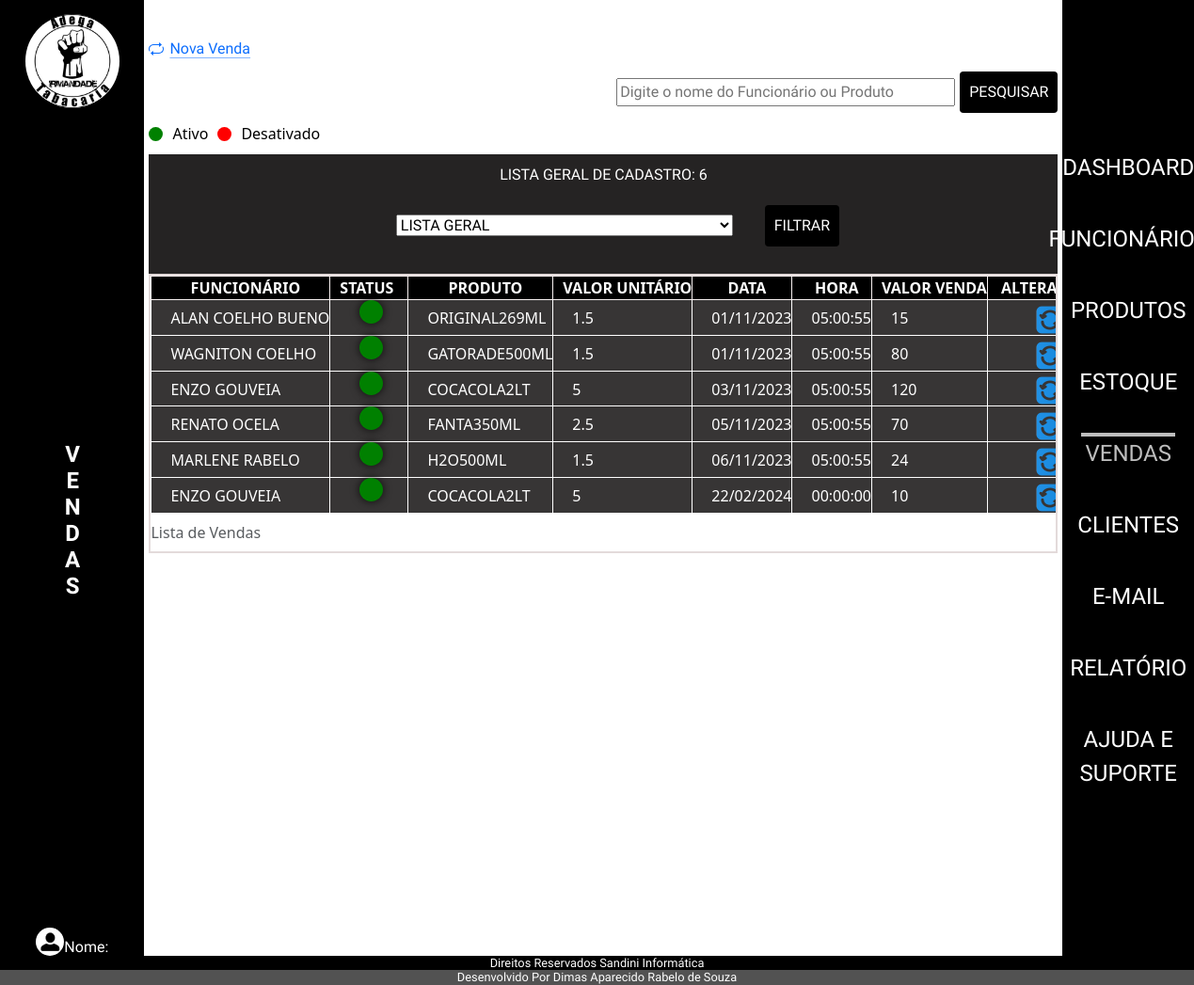
The app's page /admin/index.php?p=vendas with its own data.
### tables this page shows
CREATE TABLE `tblvendas` (
  `idVenda` int(11) NOT NULL,
  `dataVenda` date DEFAULT curdate(),
  `horaVenda` time NOT NULL,
  `statusVenda` varchar(10) DEFAULT NULL,
  `valorTotalVenda` double(10,2) NOT NULL,
  `idFuncionario` int(11) NOT NULL,
  `idProduto` int(11) NOT NULL
);

CREATE TABLE `tblfuncionarios` (
  `idFuncionario` int(11) NOT NULL,
  `nomeFuncionario` varchar(50) NOT NULL,
  `altFuncionario` varchar(50) NOT NULL,
  `cargoFuncionario` varchar(20) NOT NULL,
  `dataNascFuncionario` date NOT NULL,
  `emailFuncionario` varchar(80) NOT NULL,
  `senhaFuncionario` varchar(20) NOT NULL,
  `nivelFuncionario` varchar(15) NOT NULL,
  `dataAdmissaoFuncionario` date NOT NULL,
  `enderecoFuncionario` varchar(50) NOT NULL,
  `telFuncionario` varchar(15) NOT NULL,
  `cepFuncionario` varchar(10) NOT NULL,
  `statusFuncionario` varchar(10) NOT NULL,
  `fotoFuncionario` varchar(100) DEFAULT NULL,
  `linkFaceFuncionario` varchar(150) NOT NULL,
  `linkInstaFuncionario` varchar(150) NOT NULL,
  `linkWhatsFuncionario` varchar(150) NOT NULL
);

CREATE TABLE `tblprodutos` (
  `idProduto` int(11) NOT NULL,
  `nomeProduto` varchar(255) NOT NULL,
  `descricaoProduto` varchar(50) NOT NULL,
  `categoriaProduto` varchar(50) NOT NULL,
  `statusProduto` varchar(255) DEFAULT 'Ativo',
  `precoCompraProduto` double(10,2) NOT NULL,
  `precoVendaProduto` double(10,2) NOT NULL,
  `fornecedorProduto` varchar(20) NOT NULL,
  `dataReceProduto` date DEFAULT curdate(),
  `horaProduto` time DEFAULT curtime()
);

### admin/class/vendas.php (called while the page is built, shortened)
<?php
class VendasClass
{
    public function listarVendasAtivas()
{
    $sql = "SELECT
                v.idVenda,
                v.statusVenda,
                v.valorTotalVenda,
                v.horaVenda,
                v.dataVenda,
                f.nomeFuncionario,
                p.nomeProduto,
                p.precoCompraProduto
            FROM
                tblvendas v
            INNER JOIN
                tblfuncionarios f ON v.idFuncionario = f.idFuncionario
            INNER JOIN
                tblprodutos p ON v.idProduto = p.idProduto
            WHERE
                v.statusVenda = 'ATIVO'";
    $conn = Conexao::LigarConexao();
    $resultado = $conn->query($sql);
    $lista = $resultado->fetchAll();
    return $lista;
}
    public function listarVendasDesativadas()
    {
        $sql = "SELECT
        v.idVenda,
        v.statusVenda,
        v.valorTotalVenda,
        v.horaVenda,
        v.dataVenda,
        f.nomeFuncionario,
        p.nomeProduto,
        p.precoCompraProduto
    FROM
        tblvendas v
    INNER JOIN
        tblfuncionarios f ON v.idFuncionario = f.idFuncionario
    INNER JOIN
        tblprodutos p ON v.idProduto = p.idProduto
    WHERE
        v.statusVenda = 'DESATIVADO'";
        $conn = Conexao::LigarConexao();
        $resultado = $conn->query($sql);
        $lista = $resultado->fetchAll();
        return $lista;
    }
}

### admin/vendas/listar.php (the view, shortened to what this page needs)
<?php
require_once('class/vendas.php');
$venda = new VendasClass();
$listaAtivos = $venda->listarVendasAtivas();
$listaDesativados = $venda->listarVendasDesativadas();
$listaFiltrada = array_merge($listaAtivos, $listaDesativados);
$statusFiltrar = '';
$totalCadastrados = count($listaFiltrada);
$totalAtivos = count($listaAtivos);
$totalDesativados = count($listaDesativados);
?>
<div>
    <a class="icon-link icon-link-hover" style="--bs-icon-link-transform: translate3d(0, -.125rem, 0);" href="index.php?p=vendas&v=cadastrar">
        Nova Venda
    </a>
</div>
<div>
    <form class="CampoPes" action="" method="POST">
        <input type="text" id="searchInput" name="searchInput" placeholder="Digite o nome do Funcionário ou Produto">
        <button type="submit">Pesquisar</button>
    </form>
</div>
<?php if (empty($statusFiltrar) || $statusFiltrar === 'LISTA GERAL') : ?>
    <div class="legenda-status">
        <div class="bolinha verde"></div>
        <span>Ativo</span>
        <div class="bolinha vermelha"></div>
        <span>Desativado</span>
    </div>
<?php endif; ?>
<form class="formStatus" action="" method="POST">
    <div>
        <select class="seleAtual" aria-label="Default select example" name="statusVenda">
            <option value="" <?php echo empty($statusFiltrar) ? 'selected' : 'LISTA GERAL'; ?>>LISTA GERAL</option>
        </select>
        <button type="submit">Filtrar</button>
    </div>
    <div>
        <?php if ($statusFiltrar === 'ATIVO') : ?>
            <p class="total">Total de ativos: <?php echo $totalAtivos; ?></p>
        <?php elseif ($statusFiltrar === 'DESATIVADO') : ?>
            <p class="total">Total de desativados: <?php echo $totalDesativados; ?></p>
        <?php else : ?>
            <p class="total">Lista Geral de Cadastro: <?php echo $totalCadastrados; ?></p>
        <?php endif; ?>
    </div>
</form>
<div class="table-container" id="arrastarMouse">
    <div>
        <table>
            <caption>Lista de Vendas</caption>
            <thead>
                <tr>
                <th>Funcionário</th>
                <?php if (empty($statusFiltrar) || $statusFiltrar === 'LISTA GERAL') : ?>
                        <th class="spanstatus" >Status</th>
                    <?php endif; ?>
                    <th>Produto</th>
                    <th>Valor Unitário</th>
                    <th>Data</th>
                    <th>Hora</th>
                    <th>Valor Venda</th>
                    <?php if ($statusFiltrar !== 'DESATIVADO') : ?>
                        <th>Alterar ou Desativar</th>
                    <?php endif; ?>
                </tr>
            </thead>
            <tbody>
                <?php foreach ($listaFiltrada as $linha) : ?>
                    <?php if (empty($statusFiltrar) || $linha['statusVenda'] === $statusFiltrar) : ?>
                        <tr>
                        <td><?php echo $linha['nomeFuncionario'] ?></td>
                        <?php if (empty($statusFiltrar) || $statusFiltrar === 'LISTA GERAL') : ?>
                                <td class="spanstatus">
                                    <?php if ($linha['statusVenda'] === 'ATIVO') : ?>
                                        <span class="status-span active-status"></span>
                                    <?php else : ?>
                                        <span class="status-span inactive-status"></span>
                                    <?php endif; ?>
                                </td>
                            <?php endif; ?>
                            <td><?php echo $linha['nomeProduto'] ?></td>
                            <td><?php echo $linha['precoCompraProduto'] ?></td>
                            <td><?php echo date('d/m/Y', strtotime($linha['dataVenda'])) ?></td>
                            <td><?php echo $linha['horaVenda'] ?></td>
                            <td><?php echo $linha['valorTotalVenda'] ?></td>
                            <?php if ($statusFiltrar !== 'DESATIVADO') : ?>
                                <td class="btngrudsicone">
                                    <a href="index.php?p=vendas&v=atualizar&id=<?php echo $linha['idVenda'] ?>">
                                       <img src="./img/setas-flechas.png" alt="">
                                    </a>
                                </td>
                            <?php endif; ?>
                        </tr>
                    <?php endif; ?>
                <?php endforeach; ?>
            </tbody>
        </table>
    </div>
</div>

### admin/index.php (shortened to what this page needs)
<?php
$pagina = @$_GET['p'];
?>
<!DOCTYPE html>
<html lang="pt-BR">
<head>
    <link rel="stylesheet" href="../src/css/reset.css">
    <link rel="stylesheet" href="https://cdnjs.cloudflare.com/ajax/libs/animate.css/4.1.1/animate.min.css">
    <link rel="stylesheet" href="https://cdn.jsdelivr.net/npm/bootstrap@5.3.2/dist/css/bootstrap.min.css">
    <link rel="stylesheet" href="./css/estilo.css">
</head>
<body>
    <main>
        <section class="topoEsquerda">
            <h1>
                <img src="img/logoadega.png" alt=" imagem da logo">
            </h1>
            <?php
            if ($pagina == '') {
                $texto = '';
            } else {
                $texto = '' . $pagina;
            }
            echo '<h2 class="vertical-text">';
            for ($i = 0; $i < strlen($texto); $i++) {
                echo '<span>' . $texto[$i] . '</span>';
            }
            echo '</h2>';
            ?>
            <div class="divlogin">
                <img class="btnlogin" src="img/btnuser.png" alt="imagem btn Usuario">
                <h2 class="name">Nome:</h2>
            </div>
        </section>
        <div class="box">
            <?php
            switch ($pagina) {
                case 'vendas':
                    require_once('vendas/vendas.php');
                    break;
            }
            ?>
        </div>
        <div class="menu">
        <?php
        $pagina = @$_GET['p'];
        ?>
            <nav>
                <ul>
                    <li><a href="index.php?p=dashboard" class="<?= ($pagina == 'dashboard' || $pagina == '') ? 'menuAtivo' : ''; ?>"> Dashboard </a></li>
                    <li><a href="index.php?p=funcionarios" class="<?= ($pagina == 'funcionarios') ? 'menuAtivo' : ''; ?>"> Funcionários </a></li>
                    <li><a href="index.php?p=produtos" class="<?= ($pagina == 'produtos') ? 'menuAtivo' : ''; ?>"> Produtos </a></li>
                    <li><a href="index.php?p=estoque" class="<?= ($pagina == 'estoque') ? 'menuAtivo' : ''; ?>"> Estoque </a></li>
                    <li><a href="index.php?p=vendas" class="<?= ($pagina == 'vendas') ? 'menuAtivo' : ''; ?>"> Vendas </a></li>
                    <li><a href="index.php?p=clientes" class="<?= ($pagina == 'clientes') ? 'menuAtivo' : ''; ?>"> Clientes </a></li>
                    <li><a href="index.php?p=contato" class="<?= ($pagina == 'contato') ? 'menuAtivo' : ''; ?>"> E-mail </a></li>
                    <li><a href="index.php?p=relatorio" class="<?= ($pagina == 'relatorio') ? 'menuAtivo' : ''; ?>"> Relatório </a></li>
                    <li><a href="index.php?p=ajuda%20e%20suporte" class="<?= ($pagina == 'ajuda e suporte') ? 'menuAtivo' : ''; ?>"> Ajuda e Suporte </a></li>
                </ul>
            </nav>
        </div>
    </main>
    <footer class="rodape">
        <h2>Direitos Reservados Sandini Informática</h2>
        <h2 class="h2d">Desenvolvido Por Dimas Aparecido Rabelo de Souza</h2>
    </footer>
</body>

### admin/vendas/vendas.php
<?php
$pagina = @$_GET['v'];
if ($pagina == NULL) {
    require_once ('listar.php');
}else {
    if($pagina == 'cadastrar') { require_once('cadastrar.php');}
    if($pagina ==  'atualizar') { require_once('atualizar.php');}
    if($pagina == 'desativar' ) { require_once('desativar.php');}
    if($pagina == 'ativar' ) { require_once('ativar.php');}
}

### admin/css/estilo.css (style rules this page uses)
* a, h1, h2, h3, h4 { font-family: 'Secular One'; font-size: 16px; text-align: center; margin: 0; padding: 0; box-sizing: border-box; }
body { display: flex; flex-direction: column; min-height: 100vh; color: #ffffff; }
.vertical-text { writing-mode: vertical-lr; text-orientation: upright; white-space: nowrap; display: inline-block; font-family: 'Secular One'; font-size: 1.5em; font-weight: bold; text-transform: uppercase; }
h1 { width: 80%; margin-top: 10px }
h1 img { width: 70%; border-radius: 50%; }
.divlogin { width: 50%; display: flex; justify-content: space-around; align-items: flex-end; }
.btnlogin { width: 30px; border-radius: 50%; }
.topoEsquerda { background: #000000; display: flex; flex-direction: column; width: 200px; justify-content: space-between; align-items: center; }
main { width: 100%; flex: 1; display: flex; }
.menu { display: flex; background: #000000; color: #ffffff; text-align: center; margin: 0 auto; width: 11%; align-items: center; flex-direction: column; }
ul { padding: 140px 20px; }
ul li { padding: 20px 20px; }
nav ul li a { color: #ffffff; text-decoration: none; font-size: 1.5em; text-transform: uppercase; }
.menuAtivo { color: #bdbdbd !important; border-top: solid 4px #bdbdbd; padding: 4px; }
.box { width: 100%; min-height: 400px; overflow: auto; box-sizing: border-box; padding: 40px 5px; color: #000000; }
.rodape { width: 100%; }
.rodape h2 { background: #000000; margin-bottom: 0; font-size: 0.8em; }
.rodape .h2d { background: #525252; }
.table-container { max-height: 800px; overflow-y: auto; overflow-x: auto; border: 2px solid #e3dada; text-align: justify; white-space: nowrap; cursor: grab; }
table { width: 100%; border-collapse: collapse; border: 1px solid #f8f1f1; }
td { background: #373535; border: 1px solid #fff; color: #fff; text-indent: 20px; text-transform: uppercase; width: 100%; }
th { border: 1px solid #f8f1f1; text-align: center; font-size: 1.0em; font-weight: bold; text-transform: uppercase; text-indent: 10px; background: #000000; color: #ffffff; }
h1 { text-align: center; background: #000000; width: 100%; padding: 5px 5px; text-transform: uppercase; }
form { display: flex; flex-direction: column; align-items: center; background: #252323; width: 100%; font-family: 'Secular One'; text-transform: uppercase; }
input { margin: 5px 5px; width: 360px; }
select { margin: 30px; }
button { margin: 10px 0; padding: 10px; background-color: #000000; color: #fff; border: none; border-radius: 4px; text-transform: uppercase; }
.seleAtual { width: 358px; }
.total { color: #ffffff; font-size: 1.0em; margin-bottom: 0; }
.formStatus { display: flex; flex-direction: column-reverse; justify-content: space-around; padding: 10px; }
.CampoPes { display: flex; justify-content: flex-end; flex-direction: row; background: none; }
.btngrudsicone img { margin-right: 30px; margin-left: 30px; }
.spanstatus { text-align: center; padding-right: 15px; }
.status-span { display: inline-block; width: 25px; height: 25px; border-radius: 50%; box-shadow: 0 0 10px rgba(0, 0, 0, 0.8); }
.active-status { background-color: green; animation: pulse 1s infinite alternate; padding: 5px 5px; }
.legenda-status { display: flex; align-items: center; gap: 10px; margin-bottom: 10px; }
.bolinha { width: 15px; height: 15px; border-radius: 50%; }
.verde { background-color: green; }
.vermelha { background-color: red; }

### records on screen
tblvendas: idFuncionario.nomeFuncionario "ALAN COELHO BUENO", statusVenda "ATIVO" (drawn), idProduto.nomeProduto "ORIGINAL269ML", idProduto.precoCompraProduto "1.5", dataVenda "01/11/2023", horaVenda "05:00:55", valorTotalVenda "15"
tblvendas: idFuncionario.nomeFuncionario "WAGNITON COELHO", statusVenda "ATIVO" (drawn), idProduto.nomeProduto "GATORADE500ML", idProduto.precoCompraProduto "1.5", dataVenda "01/11/2023", horaVenda "05:00:55", valorTotalVenda "80"
tblvendas: idFuncionario.nomeFuncionario "ENZO GOUVEIA", statusVenda "ATIVO" (drawn), idProduto.nomeProduto "COCACOLA2LT", idProduto.precoCompraProduto "5", dataVenda "03/11/2023", horaVenda "05:00:55", valorTotalVenda "120"
tblvendas: idFuncionario.nomeFuncionario "RENATO OCELA", statusVenda "ATIVO" (drawn), idProduto.nomeProduto "FANTA350ML", idProduto.precoCompraProduto "2.5", dataVenda "05/11/2023", horaVenda "05:00:55", valorTotalVenda "70"
tblvendas: idFuncionario.nomeFuncionario "MARLENE RABELO", statusVenda "ATIVO" (drawn), idProduto.nomeProduto "H2O500ML", idProduto.precoCompraProduto "1.5", dataVenda "06/11/2023", horaVenda "05:00:55", valorTotalVenda "24"
tblvendas: idFuncionario.nomeFuncionario "ENZO GOUVEIA", statusVenda "ATIVO" (drawn), idProduto.nomeProduto "COCACOLA2LT", idProduto.precoCompraProduto "5", dataVenda "22/02/2024", horaVenda "00:00:00", valorTotalVenda "10"

### other values on screen
$texto[$i] "V"
$texto[$i] "E"
$texto[$i] "N"
$texto[$i] "D"
$texto[$i] "A"
$texto[$i] "S"
$totalCadastrados "6"
